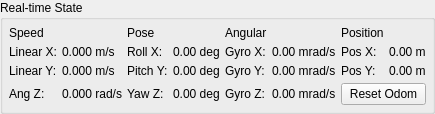
         <widget class="QGroupBox" name="groupBox_State">
          <property name="sizePolicy">
           <sizepolicy hsizetype="Preferred" vsizetype="Preferred">
            <horstretch>0</horstretch>
            <verstretch>0</verstretch>
           </sizepolicy>
          </property>
          <property name="cursor">
           <cursorShape>SizeVerCursor</cursorShape>
          </property>
          <property name="title">
           <string>Real-time State</string>
          </property>
          <layout class="QGridLayout" name="gridLayout_Speed" columnstretch="2,3,2,3,2,3,2,2">
           <property name="leftMargin">
            <number>6</number>
           </property>
           <property name="topMargin">
            <number>6</number>
           </property>
           <property name="rightMargin">
            <number>6</number>
           </property>
           <property name="bottomMargin">
            <number>6</number>
           </property>
           <property name="spacing">
            <number>5</number>
           </property>
           <item row="4" column="5">
            <widget class="QLabel" name="label_gyro_y">
             <property name="text">
              <string>0.00 mrad/s</string>
             </property>
            </widget>
           </item>
           <item row="2" column="2">
            <widget class="QLabel" name="label_name_roll">
             <property name="text">
              <string>Roll X:</string>
             </property>
            </widget>
           </item>
           <item row="1" column="0">
            <widget class="QLabel" name="label_text_speed">
             <property name="text">
              <string>Speed</string>
             </property>
            </widget>
           </item>
           <item row="1" column="2">
            <widget class="QLabel" name="label_text_pose">
             <property name="text">
              <string>Pose</string>
             </property>
            </widget>
           </item>
           <item row="4" column="2">
            <widget class="QLabel" name="label_name_pitch">
             <property name="text">
              <string>Pitch Y:</string>
             </property>
            </widget>
           </item>
           <item row="2" column="4">
            <widget class="QLabel" name="label_name_GX">
             <property name="text">
              <string>Gyro X:</string>
             </property>
            </widget>
           </item>
           <item row="2" column="5">
            <widget class="QLabel" name="label_gyro_x">
             <property name="text">
              <string>0.00 mrad/s</string>
             </property>
            </widget>
           </item>
           <item row="4" column="4">
            <widget class="QLabel" name="label_name_GY">
             <property name="text">
              <string>Gyro Y:</string>
             </property>
            </widget>
           </item>
           <item row="5" column="2">
            <widget class="QLabel" name="label_name_yaw">
             <property name="text">
              <string>Yaw Z:</string>
             </property>
            </widget>
           </item>
           <item row="4" column="1">
            <widget class="QLabel" name="label_linear_y">
             <property name="text">
              <string>0.000 m/s</string>
             </property>
            </widget>
           </item>
           <item row="5" column="4">
            <widget class="QLabel" name="label_name_GZ">
             <property name="text">
              <string>Gyro Z:</string>
             </property>
            </widget>
           </item>
           <item row="5" column="1">
            <widget class="QLabel" name="label_angular_z">
             <property name="text">
              <string>0.000 rad/s</string>
             </property>
             <property name="alignment">
              <set>Qt::AlignLeading|Qt::AlignLeft|Qt::AlignVCenter</set>
             </property>
            </widget>
           </item>
           <item row="4" column="3">
            <widget class="QLabel" name="label_pose_pitch">
             <property name="text">
              <string>0.00 deg</string>
             </property>
             <property name="alignment">
              <set>Qt::AlignLeading|Qt::AlignLeft|Qt::AlignVCenter</set>
             </property>
            </widget>
           </item>
           <item row="1" column="4">
            <widget class="QLabel" name="label_text_gyro">
             <property name="text">
              <string>Angular</string>
             </property>
            </widget>
           </item>
           <item row="4" column="0">
            <widget class="QLabel" name="label_name_SY">
             <property name="text">
              <string>Linear Y:</string>
             </property>
            </widget>
           </item>
           <item row="5" column="3">
            <widget class="QLabel" name="label_pose_yaw">
             <property name="text">
              <string>0.00 deg</string>
             </property>
            </widget>
           </item>
           <item row="5" column="5">
            <widget class="QLabel" name="label_gyro_z">
             <property name="text">
              <string>0.00 mrad/s</string>
             </property>
            </widget>
           </item>
           <item row="2" column="3">
            <widget class="QLabel" name="label_pose_roll">
             <property name="text">
              <string>0.00 deg</string>
             </property>
             <property name="alignment">
              <set>Qt::AlignLeading|Qt::AlignLeft|Qt::AlignVCenter</set>
             </property>
            </widget>
           </item>
           <item row="2" column="6">
            <widget class="QLabel" name="label_name_PX">
             <property name="text">
              <string>Pos X:</string>
             </property>
            </widget>
           </item>
           <item row="1" column="6">
            <widget class="QLabel" name="label_text_posi">
             <property name="text">
              <string>Position</string>
             </property>
            </widget>
           </item>
           <item row="5" column="0">
            <widget class="QLabel" name="label_name_SZ">
             <property name="text">
              <string>Ang Z:</string>
             </property>
            </widget>
           </item>
           <item row="2" column="1">
            <widget class="QLabel" name="label_linear_x">
             <property name="text">
              <string>0.000 m/s</string>
             </property>
             <property name="alignment">
              <set>Qt::AlignLeading|Qt::AlignLeft|Qt::AlignVCenter</set>
             </property>
            </widget>
           </item>
           <item row="2" column="0">
            <widget class="QLabel" name="label_name_SX">
             <property name="text">
              <string>Linear X:</string>
             </property>
             <property name="alignment">
              <set>Qt::AlignLeading|Qt::AlignLeft|Qt::AlignVCenter</set>
             </property>
            </widget>
           </item>
           <item row="4" column="6">
            <widget class="QLabel" name="label_name_PY">
             <property name="text">
              <string>Pos Y:</string>
             </property>
            </widget>
           </item>
           <item row="2" column="7">
            <widget class="QLabel" name="label_pos_x">
             <property name="text">
              <string>0.00 m</string>
             </property>
            </widget>
           </item>
           <item row="4" column="7">
            <widget class="QLabel" name="label_pos_y">
             <property name="text">
              <string>0.00 m</string>
             </property>
            </widget>
           </item>
           <item row="5" column="6" colspan="2">
            <widget class="QPushButton" name="btn_reset_odom">
             <property name="text">
              <string>Reset Odom</string>
             </property>
            </widget>
           </item>
          </layout>
         </widget>
